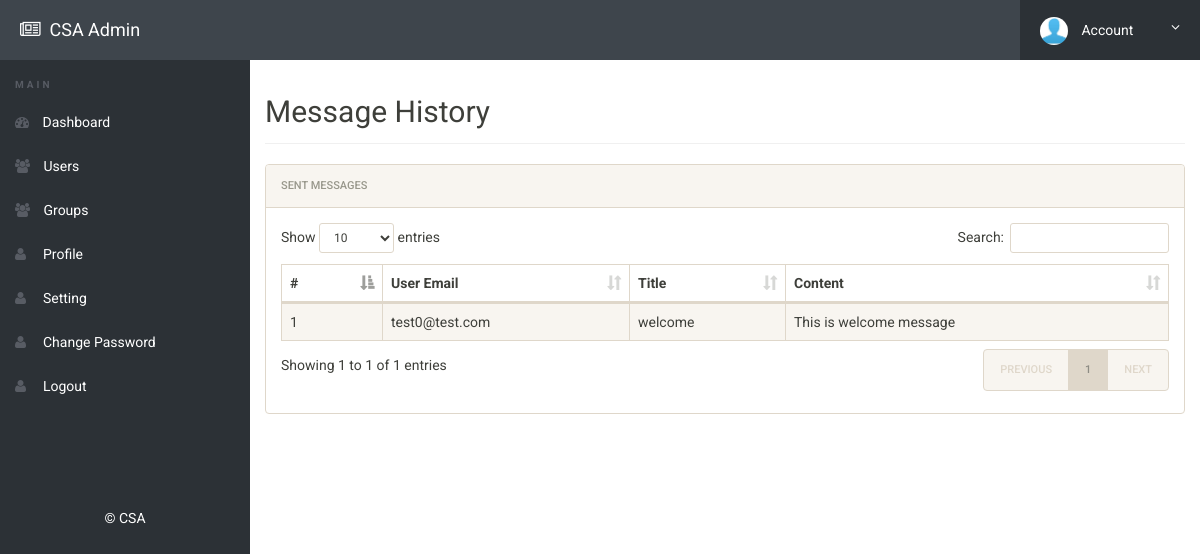
Screenshot of /admin/message-history.php (signed in) with the database file from the repository.
### tables this page shows
CREATE TABLE `feedback` (
  `id` int(11) NOT NULL,
  `sender` varchar(50) NOT NULL,
  `reciver` varchar(50) NOT NULL,
  `title` varchar(100) NOT NULL,
  `feedbackdata` varchar(500) NOT NULL,
  `attachment` varchar(50) NOT NULL
);

### admin/message-history.php (the view, shortened to what this page needs)
<?php
include('includes/config.php');
if (strlen($_SESSION['alogin']) == 0) {
	header('location:index.php');
} else {
?>
	<!doctype html>
	<html lang="en" class="no-js">
	<head>
		<link rel="stylesheet" href="css/font-awesome.min.css">
		<link rel="stylesheet" href="css/bootstrap.min.css">
		<link rel="stylesheet" href="css/dataTables.bootstrap.min.css">
		<link rel="stylesheet" href="css/bootstrap-social.css">
		<link rel="stylesheet" href="css/bootstrap-select.css">
		<link rel="stylesheet" href="css/fileinput.min.css">
		<link rel="stylesheet" href="css/awesome-bootstrap-checkbox.css">
		<link rel="stylesheet" href="css/style.css">
	</head>
	<body>
		<?php include('includes/header.php'); ?>
		<div class="ts-main-content">
			<?php include('includes/leftbar.php'); ?>
			<div class="content-wrapper">
				<div class="container-fluid">
					<div class="row">
						<div class="col-md-12">
							<h2 class="page-title">Message History</h2>
							<div class="panel panel-default">
								<div class="panel-heading">Sent Messages</div>
								<div class="panel-body">
									<table id="zctb" class="display table table-striped table-bordered table-hover" cellspacing="0" width="100%">
										<thead>
											<tr>
												<th>#</th>
												<th>User Email</th>
												<th>Title</th>
												<th>Content</th>
											</tr>
										</thead>
										<tbody>
											<?php
											$reciver = 'Admin';
											$sql = "SELECT * from  feedback where reciver = (:reciver)";
											$query = $dbh->prepare($sql);
											$query->bindParam(':reciver', $reciver, PDO::PARAM_STR);
											$query->execute();
											$results = $query->fetchAll(PDO::FETCH_OBJ);
											$cnt = 1;
											if ($query->rowCount() > 0) {
												foreach ($results as $result) {				?>
													<tr>
														<td><?php echo htmlentities($cnt); ?></td>
														<td><?php echo htmlentities($result->sender); ?></td>
														<td><?php echo htmlentities($result->title); ?></td>
														<td><?php echo htmlentities($result->feedbackdata); ?></td>
													</tr>
											<?php $cnt = $cnt + 1;
												}
											} ?>
										</tbody>
									</table>
								</div>
							</div>
						</div>
					</div>
				</div>
			</div>
		</div>
	</body>
	</html>
<?php } ?>

### admin/css/style.css (style rules this page uses)
html { font-size: 14px; }
@media only screen and (min-width: 480px) { html { font-size: 17px; } }
@media only screen and (min-width: 768px) { html { font-size: 14px; } }
body { font-size: 1em; }
.panel { overflow: hidden; }
.page-title { padding-bottom: 15px; margin-bottom: 20px; border-bottom: 1px solid #f0f0f0; }
.ts-main-content .content-wrapper { padding-top: 15px; margin-top: 60px; }
@media only screen and (min-width: 992px) { .ts-main-content .content-wrapper { margin-left: 250px; } }

### rows the page displays
feedback: sender "test0@test.com", title "welcome", feedbackdata "This is welcome message"
